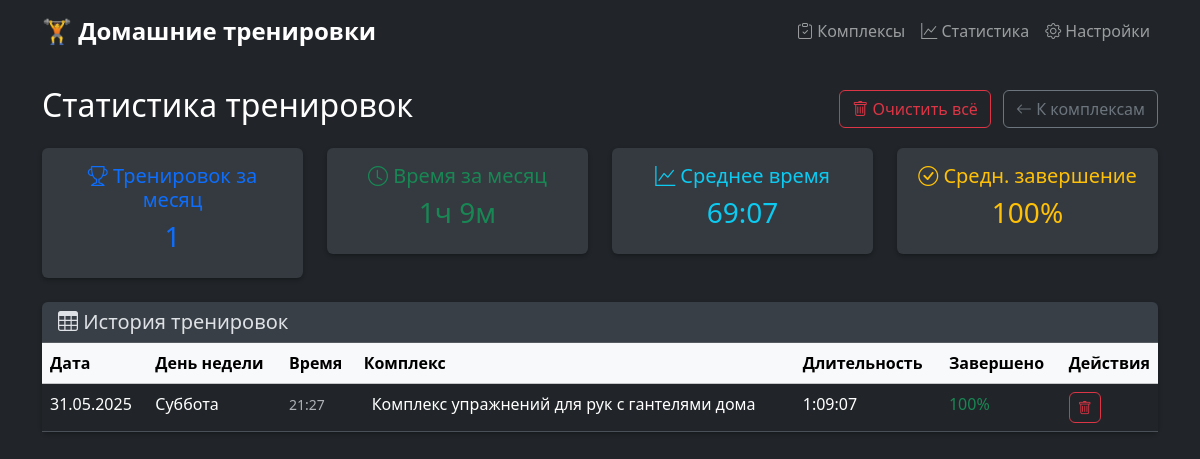
The app's page /statistics with its own data.
### tables this page shows
CREATE TABLE workout_logs (
            code TEXT PRIMARY KEY,
            date TIMESTAMP NOT NULL,
            workoutset_code TEXT NOT NULL,
            duration_seconds INTEGER NOT NULL, completed_exercises TEXT,
            FOREIGN KEY (workoutset_code) REFERENCES workout_sets (code)
        );

CREATE TABLE workout_sets (
            code TEXT PRIMARY KEY,
            name TEXT NOT NULL,
            description TEXT,
            created_at TIMESTAMP NOT NULL DEFAULT CURRENT_TIMESTAMP,
            updated_at TIMESTAMP NOT NULL DEFAULT CURRENT_TIMESTAMP
        );

### app.py (the view)
@app.route('/statistics')
def statistics():
    workout_logs = WorkoutLogModel.get_all()
    from datetime import datetime, timedelta
    thirty_days_ago = datetime.now() - timedelta(days=30)
    recent_logs = []
    for log in workout_logs:
        try:
            log_date = datetime.fromisoformat(log['date'].replace('Z', ''))
            if log_date >= thirty_days_ago:
                recent_logs.append(log)
        except:
            continue
    for log in workout_logs:
        try:
            from datetime import datetime
            date_obj = datetime.fromisoformat(log['date'].replace('Z', ''))
            log['formatted_date'] = date_obj.strftime('%d.%m.%Y')
            log['formatted_time'] = date_obj.strftime('%H:%M')
            weekdays = ['Понедельник', 'Вторник', 'Среда', 'Четверг', 'Пятница', 'Суббота', 'Воскресенье']
            log['weekday'] = weekdays[date_obj.weekday()]
        except:
            log['formatted_date'] = log['date']
            log['formatted_time'] = ''
            log['weekday'] = ''
        duration = log['duration_seconds']
        hours = duration // 3600
        minutes = (duration % 3600) // 60
        seconds = duration % 60
        if hours > 0:
            log['formatted_duration'] = f"{hours}:{minutes:02d}:{seconds:02d}"
        else:
            log['formatted_duration'] = f"{minutes}:{seconds:02d}"
        if log['workoutset_code'] and log['completed_exercises']:
            completion_percentage = WorkoutLogModel.calculate_completion_percentage(
                log['workoutset_code'],
                log['completed_exercises']
            )
            log['completion_percentage'] = completion_percentage
        else:
            log['completion_percentage'] = None
    return render_template('statistics.html',
                         workout_logs=workout_logs,
                         recent_logs=recent_logs)

### models.py (called while the page is built)
def get_db_path() -> str:
    return os.path.join(os.path.dirname(__file__), 'workout_app.db')

@contextmanager
def get_db_connection():
    conn = sqlite3.connect(get_db_path())
    conn.row_factory = sqlite3.Row  # Возвращать результаты как dict
    conn.execute('PRAGMA foreign_keys = ON')
    try:
        yield conn
    finally:
        conn.close()

    @staticmethod
    def count_exercises(code: str) -> int:
        with get_db_connection() as conn:
            cursor = conn.cursor()
            cursor.execute('''
                SELECT COUNT(*) FROM exercises WHERE workoutset_code = ?
            ''', (code,))
            return cursor.fetchone()[0]

    @staticmethod
    def get_all() -> List[Dict[str, Any]]:
        with get_db_connection() as conn:
            cursor = conn.cursor()
            cursor.execute('''
                SELECT wl.code, wl.date, wl.workoutset_code, wl.duration_seconds,
                       wl.completed_exercises, ws.name as workoutset_name
                FROM workout_logs wl
                LEFT JOIN workout_sets ws ON wl.workoutset_code = ws.code
                ORDER BY wl.date DESC
            ''')
            logs = []
            for row in cursor.fetchall():
                log = dict(row)
                try:
                    log['completed_exercises'] = json.loads(log['completed_exercises']) if log['completed_exercises'] else []
                except (json.JSONDecodeError, TypeError):
                    log['completed_exercises'] = []
                logs.append(log)
            return logs

    @staticmethod
    def calculate_completion_percentage(workoutset_code: str, completed_exercises: List[str]) -> int:
        if not completed_exercises:
            return 0
        total_exercises = WorkoutSetModel.count_exercises(workoutset_code)
        if total_exercises == 0:
            return 0
        completed_count = len(completed_exercises)
        percentage = round((completed_count / total_exercises) * 100)
        return min(percentage, 100)  # Ограничиваем максимум 100%

### templates/statistics.html (shortened to what this page needs)
{% extends "base.html" %}
{% block content %}
<div class="row">
    <div class="col-12">
        <div class="d-flex justify-content-between align-items-center mb-3">
            <h2>Статистика тренировок</h2>
            <div>
                {% if workout_logs %}
                    <button type="button" class="btn btn-outline-danger me-2" data-bs-toggle="modal" data-bs-target="#clearAllModal">
                        <i class="bi bi-trash"></i> Очистить всё
                    </button>
                {% endif %}
                <a href="{{ url_for('workout_sets_list') }}" class="btn btn-outline-secondary">
                    <i class="bi bi-arrow-left"></i> К комплексам
                </a>
            </div>
        </div>
        {% if workout_logs %}
            <div class="row mb-4">
                <div class="col-md-3">
                    <div class="card text-center">
                        <div class="card-body">
                            <h5 class="card-title text-primary">
                                <i class="bi bi-trophy"></i>
                                Тренировок за месяц
                            </h5>
                            <h3 class="text-primary">{{ recent_logs|length }}</h3>
                        </div>
                    </div>
                </div>
                <div class="col-md-3">
                    <div class="card text-center">
                        <div class="card-body">
                            <h5 class="card-title text-success">
                                <i class="bi bi-clock"></i>
                                Время за месяц
                            </h5>
                            {% if recent_logs %}
                                {% set total_time = recent_logs|sum(attribute='duration_seconds') %}
                                {% set total_hours = (total_time // 3600) %}
                                {% set total_minutes = ((total_time % 3600) // 60) %}
                                <h3 class="text-success">
                                    {% if total_hours > 0 %}
                                        {{ total_hours }}ч {{ total_minutes }}м
                                    {% else %}
                                        {{ total_minutes }}м
                                    {% endif %}
                                </h3>
                            {% else %}
                                <h3 class="text-muted">0м</h3>
                            {% endif %}
                        </div>
                    </div>
                </div>
                <div class="col-md-3">
                    <div class="card text-center">
                        <div class="card-body">
                            <h5 class="card-title text-info">
                                <i class="bi bi-graph-up"></i>
                                Среднее время
                            </h5>
                            {% if recent_logs %}
                                {% set avg_time = (recent_logs|sum(attribute='duration_seconds') / recent_logs|length)|int %}
                                {% set avg_minutes = (avg_time // 60) %}
                                {% set avg_seconds = (avg_time % 60) %}
                                <h3 class="text-info">{{ avg_minutes }}:{{ "%02d"|format(avg_seconds) }}</h3>
                            {% else %}
                                <h3 class="text-muted">-</h3>
                            {% endif %}
                        </div>
                    </div>
                </div>
                <div class="col-md-3">
                    <div class="card text-center">
                        <div class="card-body">
                            <h5 class="card-title text-warning">
                                <i class="bi bi-check-circle"></i>
                                Средн. завершение
                            </h5>
                            {% set logs_with_completion = [] %}
                            {% for log in recent_logs %}
                                {% if log.completion_percentage is defined and log.completion_percentage is not none %}
                                    {% set _ = logs_with_completion.append(log.completion_percentage) %}
                                {% endif %}
                            {% endfor %}
                            {% if logs_with_completion %}
                                {% set avg_completion = (logs_with_completion|sum / logs_with_completion|length)|round|int %}
                                <h3 class="text-warning">{{ avg_completion }}%</h3>
                            {% else %}
                                <h3 class="text-muted">-</h3>
                            {% endif %}
                        </div>
                    </div>
                </div>
            </div>
            <div class="card">
                <div class="card-header">
                    <h5 class="mb-0">
                        <i class="bi bi-table"></i>
                        История тренировок
                    </h5>
                </div>
                <div class="card-body p-0">
                    <div class="table-responsive">
                        <table class="table table-hover mb-0">
                            <thead class="table-light">
                                <tr>
                                    <th>Дата</th>
                                    <th>День недели</th>
                                    <th>Время</th>
                                    <th>Комплекс</th>
                                    <th>Длительность</th>
                                    <th>Завершено</th>
                                    <th width="80">Действия</th>
                                </tr>
                            </thead>
                            <tbody>
                                {% for log in workout_logs %}
                                    <tr>
                                        <td>
                                            <span class="fw-medium">{{ log.formatted_date }}</span>
                                        </td>
                                        <td>
                                            {{ log.weekday }}
                                        </td>
                                        <td>
                                            <small class="text-muted">{{ log.formatted_time }}</small>
                                        </td>
                                        <td>
                                            <div class="d-flex align-items-center">
                                                <span>
                                                    {% if log.workoutset_name %}
                                                        {{ log.workoutset_name }}
                                                    {% else %}
                                                        <em class="text-muted">Комплекс удален</em>
                                                    {% endif %}
                                                </span>
                                            </div>
                                        </td>
                                        <td>
                                            {{ log.formatted_duration }}
                                        </td>
                                        <td>
                                            {% if log.completion_percentage is defined and log.completion_percentage is not none %}
                                                {% if log.completion_percentage == 100 %}
                                                    <span class="text-success fw-medium">{{ log.completion_percentage }}%</span>
                                                {% elif log.completion_percentage >= 75 %}
                                                    <span class="text-warning fw-medium">{{ log.completion_percentage }}%</span>
                                                {% elif log.completion_percentage >= 50 %}
                                                    <span class="text-info fw-medium">{{ log.completion_percentage }}%</span>
                                                {% else %}
                                                    <span class="text-secondary fw-medium">{{ log.completion_percentage }}%</span>
                                                {% endif %}
                                            {% else %}
                                                <span class="text-muted">-</span>
                                            {% endif %}
                                        </td>
                                        <td>
                                            <form method="POST" action="{{ url_for('statistics_log_delete', code=log.code) }}" class="d-inline">
                                                <button type="submit" class="btn btn-outline-danger btn-sm"
                                                        onclick="return confirm('Удалить эту запись из журнала тренировок?')"
                                                        title="Удалить запись">
                                                    <i class="bi bi-trash"></i>
                                                </button>
                                            </form>
                                        </td>
                                    </tr>
                                {% endfor %}
                            </tbody>
                        </table>
                    </div>
                </div>
            </div>
        {% endif %}
    </div>
</div>
{% endblock %}

### static/css/style.css (style rules this page uses)
body { background-color: #212529; color: #ffffff; font-family: 'Segoe UI', Tahoma, Geneva, Verdana, sans-serif; }
.card { border: none; background-color: #343a40; box-shadow: 0 2px 4px rgba(0,0,0,0.3); transition: transform 0.2s ease-in-out, box-shadow 0.2s ease-in-out; }
.card-body { color: #ffffff; }
.card-title { color: #ffffff; }
.btn { border-radius: 6px; font-weight: 500; }

### records on screen
workout_logs: formatted_date "31.05.2025", weekday "Суббота", formatted_time "21:27", workoutset_name "Комплекс упражнений для рук с гантелями дома", formatted_duration "1:09:07", completion_percentage "100"

### other values on screen
{{ recent_logs|length }} "1"
{{ total_hours }} "1"
{{ total_minutes }} "9"
{{ avg_minutes }} "69"
{{ "%02d"|format(avg_seconds) }} "07"
{{ avg_completion }} "100"
